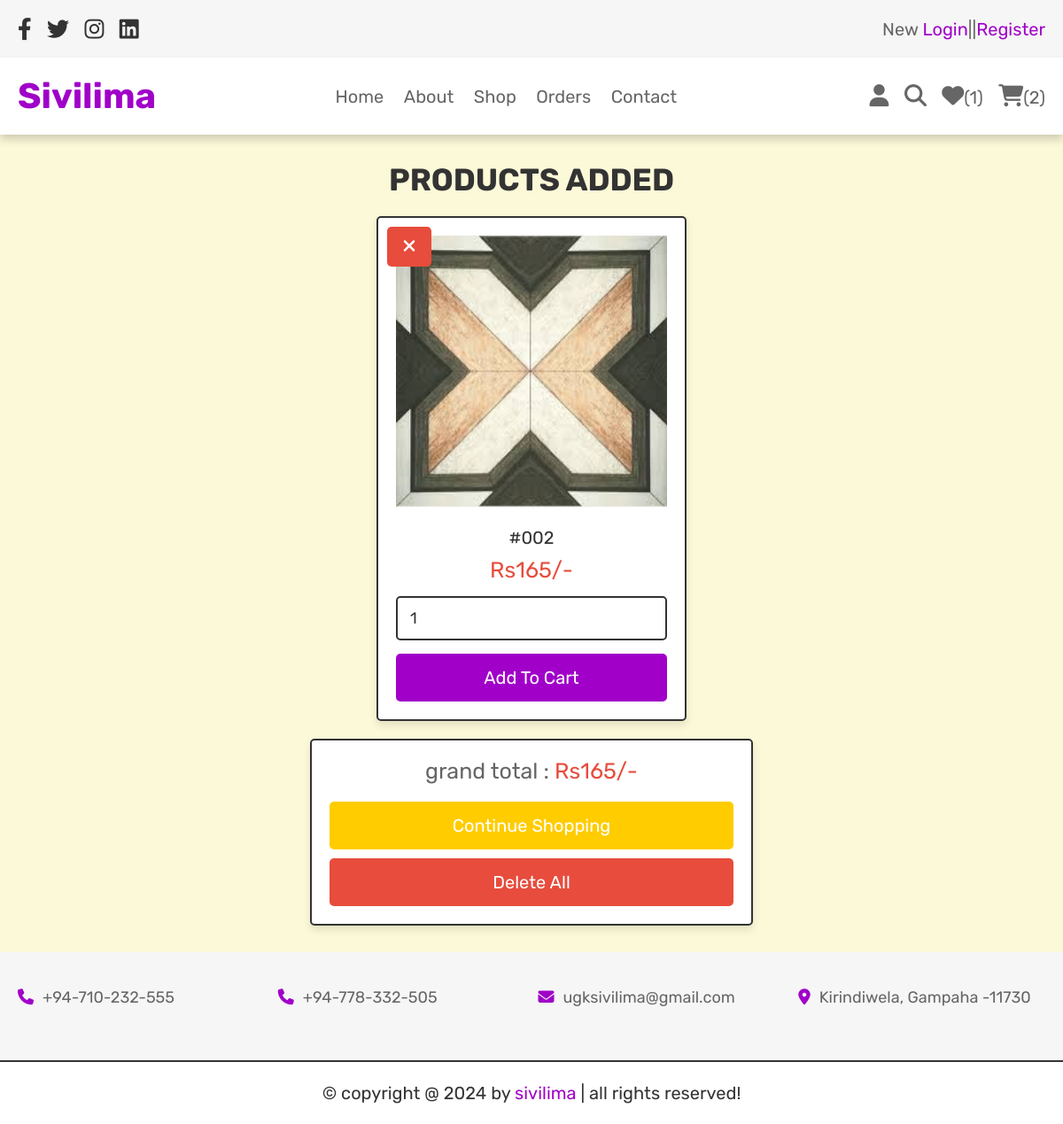
The app's page /wishlist.php (signed in) with its own data.
### tables this page shows
CREATE TABLE `wishlist` (
  `id` int(100) NOT NULL,
  `user_id` int(100) NOT NULL,
  `pid` int(100) NOT NULL,
  `name` varchar(100) NOT NULL,
  `price` int(100) NOT NULL,
  `image` varchar(100) NOT NULL
);

### wishlist.php (the view, shortened to what this page needs)
<?php
@include 'config.php';
$user_id = $_SESSION['user_id'];
?>
<!DOCTYPE html>
<html lang="en">
<head>
   <link rel="stylesheet" href="https://cdnjs.cloudflare.com/ajax/libs/font-awesome/6.1.1/css/all.min.css">
    <link rel="stylesheet" href="css/front.css">
</head>
<body>
<?php include'header.php';?>
<section class="wishlist">
   <h1 class="title">products added</h1>
   <div class="box-container">
   <?php
      $grand_total = 0;
      $select_wishlist = $conn->prepare("SELECT * FROM `wishlist` WHERE user_id = ?");
      $select_wishlist->execute([$user_id]);
      if($select_wishlist->rowCount() > 0){
         while($fetch_wishlist = $select_wishlist->fetch(PDO::FETCH_ASSOC)){
   ?>
   <form action="" method="POST" class="box">
      <a href="wishlist.php?delete=<?= $fetch_wishlist['id']; ?>" class="fas fa-times" onclick="return confirm('delete this from wishlist?');"></a>
      <img src="uploaded_img/<?= $fetch_wishlist['image']; ?>" alt="">
      <div class="name"><?= $fetch_wishlist['name']; ?></div>
      <div class="price">Rs<?= $fetch_wishlist['price']; ?>/-</div>
      <input type="number" min="1" value="1" class="qty" name="p_qty">
      <input type="submit" value="add to cart" name="add_to_cart" class="btn">
   </form>
   <?php
      $grand_total += $fetch_wishlist['price'];
      }
   }else{
      echo '<p class="empty">your wishlist is empty</p>';
   }
   ?>
   </div>
   <div class="wishlist-total">
      <p>grand total : <span>Rs<?= $grand_total; ?>/-</span></p>
      <a href="shop.php" class="option-btn">continue shopping</a>
      <a href="wishlist.php?delete_all" class="delete-btn <?= ($grand_total > 1)?'':'disabled'; ?>">delete all</a>
   </div>
</section>
<?php include 'footer.php';?>
</body>
</html>

### css/front.css (style rules this page uses)
.wishlist .box-container { display: grid; grid-template-columns: repeat(auto-fit, 35rem); gap:1.5rem; justify-content: center; align-items: flex-start; }
.wishlist .box-container .box { padding:2rem; text-align: center; border:var(--border); background-color: var(--white); box-shadow: var(--box-shadow); border-radius: .5rem; position: relative; }
.wishlist .box-container .box .price { padding:1rem 0; color:var(--red); font-size: 2.5rem; }
.wishlist .box-container .box .fa-times { position: absolute; top:1rem; left:1rem; border-radius: .5rem; height: 4.5rem; line-height: 4.3rem; width: 5rem; color:var(--white); font-size: 2rem; background-color: var(--red); }
.wishlist .box-container .box img { width: 100%; margin-bottom: 1rem; }
.wishlist .box-container .box .name { font-size: 2rem; color:var(--black); padding-top: 1rem; }
.wishlist .box-container .box .qty { margin:.5rem 0; border-radius: .5rem; padding:1.2rem 1.4rem; font-size: 1.8rem; color:var(--black); border:var(--border); width: 100%; }
.wishlist .wishlist-total { max-width: 50rem; margin: 0 auto; margin-top: 2rem; padding:2rem; text-align: center; border:var(--border); background-color: var(--white); box-shadow: var(--box-shadow); border-radius: .5rem; }
.wishlist .wishlist-total p { margin-bottom: 2rem; font-size: 2.5rem; color:var(--light-color); }
.wishlist .wishlist-total p span { color:var(--red); }

### css/main.css (style rules this page uses)
:root { --purple:#a000c8; --yellow:#FFCC00; --red:#e74c3c; --black:#333; --light-color:#666; --white:#fff; --light-bg:#f6f6f6; --warm-light:#FCF9D9; --brown:#321414; --border:.2rem solid var(--black); --box-shadow:0 .5rem 1rem rgba(0,0,0,.1); }
* { font-family: 'Rubik', sans-serif; margin:0; padding:0; box-sizing: border-box; outline: none; border:none; text-decoration: none; color:var(--black); }
body { background-color: var(--warm-light); }
html { font-size: 62.5%; overflow-x: hidden; scroll-behavior: smooth; scroll-padding-top: 6.5rem; }
section { padding: 3rem 2rem; max-width: 1200px; margin: 0 auto; }
.btn, .delete-btn, .option-btn { display: block; width: 100%; margin-top: 1rem; border-radius: .5rem; color: var(--white); font-size: 2rem; padding: 1.5rem 3rem; text-transform: capitalize; cursor: pointer; text-align: center; }
.btn { background-color: var(--purple); }
.delete-btn { background-color: var(--red); }
.option-btn { background-color: var(--yellow); }
.title { text-align: center; margin-bottom: 2rem; text-transform: uppercase; color: var(--black); font-size: 3.5rem; }

### records on screen
wishlist: image (picture), name "#002", price "165"

### other values on screen
$count_wishlist_items->rowCount() "1"
$count_cart_items->rowCount() "2"
$grand_total "165"
